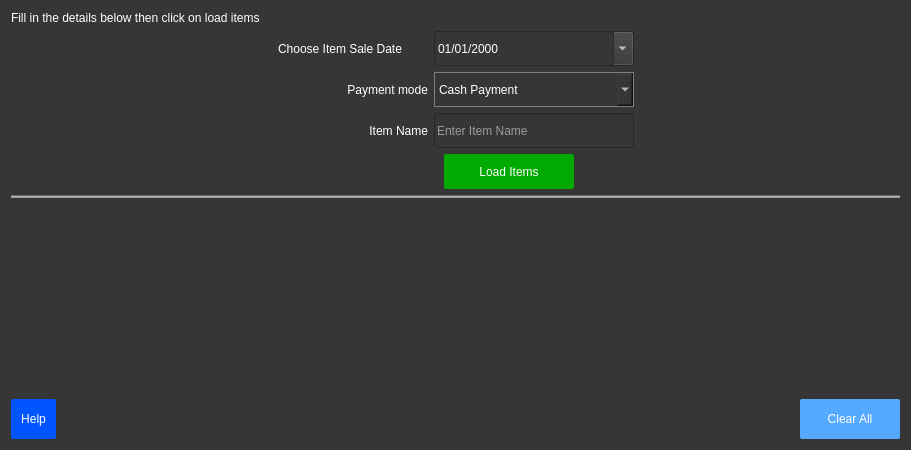
<?xml version="1.0" encoding="UTF-8"?>
<ui version="4.0">
 <class>Dialog</class>
 <widget class="QDialog" name="Dialog">
  <property name="geometry">
   <rect>
    <x>0</x>
    <y>0</y>
    <width>911</width>
    <height>450</height>
   </rect>
  </property>
  <property name="minimumSize">
   <size>
    <width>900</width>
    <height>450</height>
   </size>
  </property>
  <property name="windowTitle">
   <string>Undo A Sale</string>
  </property>
  <property name="styleSheet">
   <string notr="true">*{
font: 12pt &quot;MS Shell Dlg 2&quot;;
background-color:rgb(54,54,54);
color:white;
}
QToolTip{
background-color:black;
border:2px solid grey;
color:white;}
QPushButton{
border-radius:2px;
}
QPushButton:hover{
border:2px solid white;
}
QPushButton:pressed{
border:3px solid grey;

}
</string>
  </property>
  <layout class="QVBoxLayout" name="verticalLayout_2">
   <item>
    <widget class="QLabel" name="label_3">
     <property name="text">
      <string>Fill in the details below then click on load items</string>
     </property>
    </widget>
   </item>
   <item>
    <layout class="QHBoxLayout" name="horizontalLayout_5">
     <item>
      <spacer name="horizontalSpacer_3">
       <property name="orientation">
        <enum>Qt::Horizontal</enum>
       </property>
       <property name="sizeHint" stdset="0">
        <size>
         <width>40</width>
         <height>20</height>
        </size>
       </property>
      </spacer>
     </item>
     <item>
      <layout class="QVBoxLayout" name="verticalLayout">
       <item>
        <layout class="QHBoxLayout" name="horizontalLayout">
         <item>
          <widget class="QLabel" name="label">
           <property name="minimumSize">
            <size>
             <width>150</width>
             <height>35</height>
            </size>
           </property>
           <property name="text">
            <string>Choose Item Sale Date</string>
           </property>
          </widget>
         </item>
         <item>
          <widget class="QDateEdit" name="dateEdit">
           <property name="minimumSize">
            <size>
             <width>200</width>
             <height>35</height>
            </size>
           </property>
           <property name="maximumSize">
            <size>
             <width>200</width>
             <height>16777215</height>
            </size>
           </property>
           <property name="toolTip">
            <string>Date the item was sold</string>
           </property>
           <property name="styleSheet">
            <string notr="true"/>
           </property>
           <property name="displayFormat">
            <string>dd/MM/yyyy</string>
           </property>
           <property name="calendarPopup">
            <bool>true</bool>
           </property>
          </widget>
         </item>
        </layout>
       </item>
       <item>
        <layout class="QHBoxLayout" name="horizontalLayout_6">
         <item>
          <widget class="QLabel" name="label_4">
           <property name="minimumSize">
            <size>
             <width>150</width>
             <height>25</height>
            </size>
           </property>
           <property name="text">
            <string>Payment mode</string>
           </property>
           <property name="alignment">
            <set>Qt::AlignRight|Qt::AlignTrailing|Qt::AlignVCenter</set>
           </property>
          </widget>
         </item>
         <item>
          <widget class="QComboBox" name="comboBox">
           <property name="enabled">
            <bool>true</bool>
           </property>
           <property name="minimumSize">
            <size>
             <width>200</width>
             <height>35</height>
            </size>
           </property>
           <property name="styleSheet">
            <string notr="true">border:1px solid grey;</string>
           </property>
           <item>
            <property name="text">
             <string>Cash Payment</string>
            </property>
           </item>
           <item>
            <property name="text">
             <string>M-Pesa Payment</string>
            </property>
           </item>
           <item>
            <property name="text">
             <string>Cash &amp; MPesa Payment</string>
            </property>
           </item>
          </widget>
         </item>
        </layout>
       </item>
       <item>
        <layout class="QHBoxLayout" name="horizontalLayout_3">
         <item>
          <widget class="QLabel" name="label_2">
           <property name="minimumSize">
            <size>
             <width>150</width>
             <height>25</height>
            </size>
           </property>
           <property name="text">
            <string>Item Name</string>
           </property>
           <property name="alignment">
            <set>Qt::AlignRight|Qt::AlignTrailing|Qt::AlignVCenter</set>
           </property>
          </widget>
         </item>
         <item>
          <widget class="QLineEdit" name="itemnameLE">
           <property name="minimumSize">
            <size>
             <width>200</width>
             <height>35</height>
            </size>
           </property>
           <property name="maximumSize">
            <size>
             <width>200</width>
             <height>16777215</height>
            </size>
           </property>
           <property name="maxLength">
            <number>100</number>
           </property>
           <property name="placeholderText">
            <string>Enter Item Name </string>
           </property>
           <property name="clearButtonEnabled">
            <bool>true</bool>
           </property>
          </widget>
         </item>
        </layout>
       </item>
       <item>
        <layout class="QHBoxLayout" name="horizontalLayout_4">
         <item>
          <spacer name="horizontalSpacer_2">
           <property name="orientation">
            <enum>Qt::Horizontal</enum>
           </property>
           <property name="sizeHint" stdset="0">
            <size>
             <width>40</width>
             <height>20</height>
            </size>
           </property>
          </spacer>
         </item>
         <item>
          <widget class="QPushButton" name="loaditemsBtn">
           <property name="minimumSize">
            <size>
             <width>130</width>
             <height>35</height>
            </size>
           </property>
           <property name="styleSheet">
            <string notr="true">background-color: rgb(0, 170, 0);</string>
           </property>
           <property name="text">
            <string>Load Items</string>
           </property>
          </widget>
         </item>
         <item>
          <spacer name="horizontalSpacer_6">
           <property name="orientation">
            <enum>Qt::Horizontal</enum>
           </property>
           <property name="sizeType">
            <enum>QSizePolicy::Fixed</enum>
           </property>
           <property name="sizeHint" stdset="0">
            <size>
             <width>60</width>
             <height>20</height>
            </size>
           </property>
          </spacer>
         </item>
        </layout>
       </item>
      </layout>
     </item>
     <item>
      <spacer name="horizontalSpacer_4">
       <property name="orientation">
        <enum>Qt::Horizontal</enum>
       </property>
       <property name="sizeHint" stdset="0">
        <size>
         <width>40</width>
         <height>20</height>
        </size>
       </property>
      </spacer>
     </item>
    </layout>
   </item>
   <item>
    <widget class="Line" name="line">
     <property name="styleSheet">
      <string notr="true">background-color: rgb(157, 157, 157);</string>
     </property>
     <property name="orientation">
      <enum>Qt::Horizontal</enum>
     </property>
    </widget>
   </item>
   <item>
    <widget class="QListWidget" name="listWidget">
     <property name="styleSheet">
      <string notr="true">border:none;</string>
     </property>
    </widget>
   </item>
   <item>
    <layout class="QHBoxLayout" name="horizontalLayout_2">
     <item>
      <widget class="QPushButton" name="helpBtn">
       <property name="enabled">
        <bool>true</bool>
       </property>
       <property name="minimumSize">
        <size>
         <width>45</width>
         <height>40</height>
        </size>
       </property>
       <property name="styleSheet">
        <string notr="true">background-color: rgb(0, 85, 255);</string>
       </property>
       <property name="text">
        <string>Help</string>
       </property>
      </widget>
     </item>
     <item>
      <spacer name="horizontalSpacer">
       <property name="orientation">
        <enum>Qt::Horizontal</enum>
       </property>
       <property name="sizeHint" stdset="0">
        <size>
         <width>40</width>
         <height>20</height>
        </size>
       </property>
      </spacer>
     </item>
     <item>
      <widget class="QPushButton" name="clearBtn">
       <property name="minimumSize">
        <size>
         <width>100</width>
         <height>40</height>
        </size>
       </property>
       <property name="toolTip">
        <string>Clear all input fields</string>
       </property>
       <property name="styleSheet">
        <string notr="true">background-color: rgb(85, 170, 255);</string>
       </property>
       <property name="text">
        <string>Clear All</string>
       </property>
      </widget>
     </item>
    </layout>
   </item>
  </layout>
 </widget>
 <resources/>
 <connections/>
</ui>
